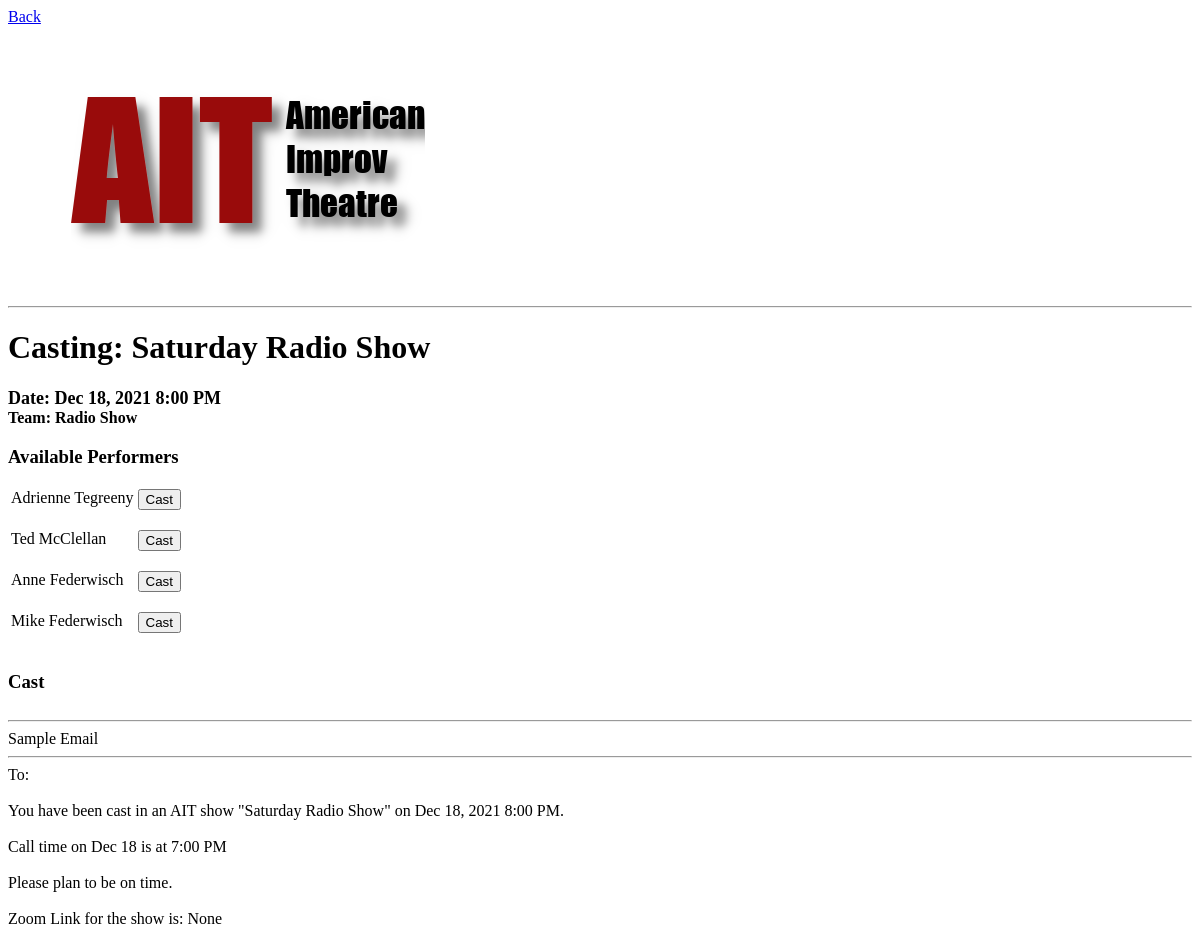
The page /admin/cast_show.php?id=21 (signed in) on the database as committed earlier.
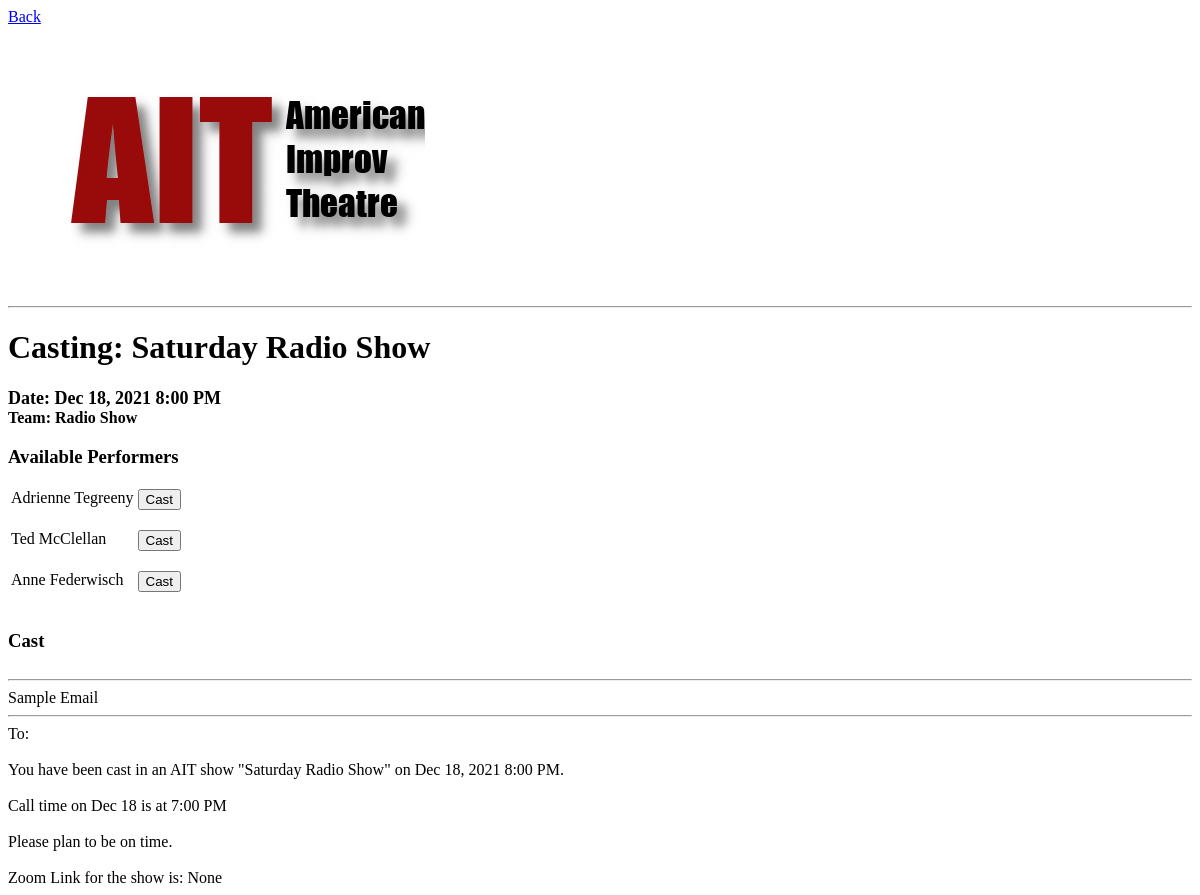
The same page on the database as committed later.
### tables this page shows
CREATE TABLE `Shows` (
  `ID` int(11) NOT NULL AUTO_INCREMENT,
  `Date` datetime DEFAULT NULL,
  `Description` varchar(30) DEFAULT NULL,
  `PracticeZoomLink` varchar(128) DEFAULT NULL,
  `ShowZoomLink` varchar(128) DEFAULT NULL,
  `Team` int(11) DEFAULT NULL,
  PRIMARY KEY (`ID`)
);

CREATE TABLE `Availability` (
  `Performer` int(11) DEFAULT NULL,
  `ShowID` int(11) DEFAULT NULL,
  `Available` tinyint(1) DEFAULT NULL,
  `SubmitDate` timestamp NOT NULL DEFAULT current_timestamp() ON UPDATE current_timestamp()
);

### html/admin/cast_show.php (the view, shortened to what this page needs)
<!DOCTYPE HTML PUBLIC "-//W3C//DTD HTML 4.01 Transitional//EN">
<html>
<body>
<a href="admin.php">Back</a><br>
<img src="../images/AIT_logo_no_bg.png" alt="AIT: American Improv Theatre">
<?php
$hostname = "db";
$username = "your_mysql_username";
$password = "your_mysql_password";
$db = "schedulecast";
$dbconnect=mysqli_connect($hostname,$username,$password,$db);
$teamquery = mysqli_query($dbconnect, "SELECT * FROM Teams")
   or die (mysqli_error($dbconnect));
while ($teamrow = mysqli_fetch_array($teamquery)) {
        $team[$teamrow['ID']] = $teamrow['Name'];
}
$perfquery = mysqli_query($dbconnect, "SELECT * FROM Performers")
   or die (mysqli_error($dbconnect));
while ($perfrow = mysqli_fetch_array($perfquery)) {
        $performer[$perfrow['ID']] = $perfrow['NameFirst'] . " " . $perfrow['NameLast'];
}
list($showid) = sscanf($_SERVER['QUERY_STRING'], "id=%d");
$query = mysqli_query($dbconnect, "SELECT * FROM Shows WHERE ID = " . $showid)
   or die (mysqli_error($dbconnect));
while ($showrow = mysqli_fetch_array($query)) {
	$cast = array();
	$showdate = new DateTime($showrow['Date']);
	$datef =  $showdate->format("M j, Y g:i A");
	echo "<hr>\n";
	echo "<h1><b>Casting: " . $showrow['Description'] . "</b></h1>";
	echo "<b><font size='+1'>Date: " . $datef . "</font></b><br>";
	echo "<b>Team: " . $team[$showrow['Team']] . "</b>\n";
	$sql = "SELECT * FROM Availability WHERE ShowID = " . $showrow['ID'] . " AND Available = 1";
	$query2 = mysqli_query($dbconnect, $sql)
	    or die (mysqli_error($dbconnect));
	echo "<h3>Available Performers</h3>\n";
	echo "<table>\n";
	while ($availrow = mysqli_fetch_array($query2)) {
		echo "<tr>\n";
		echo "<td valign=top>" . $performer[$availrow['Performer']] . "</td>\n";
		echo "<td valign=top>\n";
		if ( in_array($availrow['Performer'], $cast) ) {
			echo "";
		} else {
			echo "<form name='castchange' action='cast_show_rest.php' method='post'>\n";
			echo "  <input type='submit' value='Cast'>\n";
			echo "</form>\n";
	    	}
		echo "</td>\n";
		echo "</tr>\n";
	}
	echo "</table>\n";
	echo "<h3>Cast</h3>\n";
	echo "<hr>\n";
	echo "Sample Email<br>\n";
	echo "<hr>\n";
	echo "To: ";
	echo "\n<br><br>\n";
	echo "You have been cast in an AIT show \"" . $showrow['Description'] . "\" on " . $datef . ".<br>\n";
	$showdate->sub(new DateInterval('PT1H'));
	echo "<br>Call time on  " .  $showdate->format("M j") . " is at " . $showdate->format("g:i A");
	echo "<br><br>Please plan to be on time.<br><br>\n";
	echo "Zoom Link for the show is: " . $showrow['ShowZoomLink'];
}
?>
</body>
</html>

Rows that differ between the two databases and show on the page:
removed availability: Performer "Mike Federwisch"
